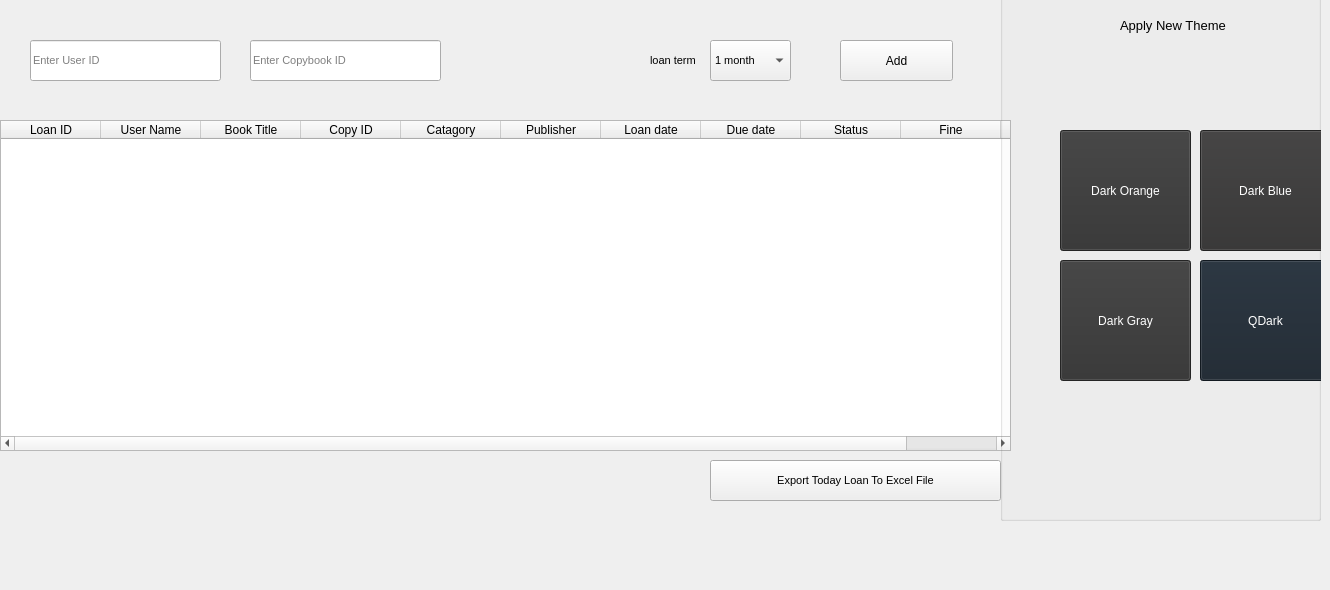
    <widget class="QWidget" name="tab">
     <attribute name="title">
      <string>Loan</string>
     </attribute>
     <widget class="QTableWidget" name="tableWidget">
      <property name="geometry">
       <rect>
        <x>0</x>
        <y>120</y>
        <width>1011</width>
        <height>331</height>
       </rect>
      </property>
      <column>
       <property name="text">
        <string>Loan ID</string>
       </property>
      </column>
      <column>
       <property name="text">
        <string>User Name</string>
       </property>
      </column>
      <column>
       <property name="text">
        <string>Book Title</string>
       </property>
      </column>
      <column>
       <property name="text">
        <string>Copy ID</string>
       </property>
      </column>
      <column>
       <property name="text">
        <string>Catagory</string>
       </property>
      </column>
      <column>
       <property name="text">
        <string>Publisher</string>
       </property>
      </column>
      <column>
       <property name="text">
        <string>Loan date</string>
       </property>
      </column>
      <column>
       <property name="text">
        <string>Due date</string>
       </property>
      </column>
      <column>
       <property name="text">
        <string>Status</string>
       </property>
      </column>
      <column>
       <property name="text">
        <string>Fine</string>
       </property>
      </column>
      <column>
       <property name="text">
        <string>Reason</string>
       </property>
      </column>
     </widget>
     <widget class="QLineEdit" name="lineEdit">
      <property name="geometry">
       <rect>
        <x>30</x>
        <y>40</y>
        <width>191</width>
        <height>41</height>
       </rect>
      </property>
      <property name="font">
       <font>
        <pointsize>8</pointsize>
       </font>
      </property>
      <property name="text">
       <string/>
      </property>
      <property name="placeholderText">
       <string>Enter User ID</string>
      </property>
     </widget>
     <widget class="QComboBox" name="comboBox_2">
      <property name="geometry">
       <rect>
        <x>710</x>
        <y>40</y>
        <width>81</width>
        <height>41</height>
       </rect>
      </property>
      <property name="font">
       <font>
        <pointsize>8</pointsize>
       </font>
      </property>
      <item>
       <property name="text">
        <string>1 month</string>
       </property>
      </item>
      <item>
       <property name="text">
        <string>3 months</string>
       </property>
      </item>
     </widget>
     <widget class="QLabel" name="label_2">
      <property name="geometry">
       <rect>
        <x>650</x>
        <y>40</y>
        <width>61</width>
        <height>41</height>
       </rect>
      </property>
      <property name="font">
       <font>
        <pointsize>8</pointsize>
       </font>
      </property>
      <property name="styleSheet">
       <string notr="true">background-color: rgba(0,0,0,0%);</string>
      </property>
      <property name="text">
       <string>loan term</string>
      </property>
     </widget>
     <widget class="QLineEdit" name="lineEdit_29">
      <property name="geometry">
       <rect>
        <x>250</x>
        <y>40</y>
        <width>191</width>
        <height>41</height>
       </rect>
      </property>
      <property name="font">
       <font>
        <pointsize>8</pointsize>
       </font>
      </property>
      <property name="text">
       <string/>
      </property>
      <property name="placeholderText">
       <string>Enter Copybook ID</string>
      </property>
     </widget>
     <widget class="QPushButton" name="pushButton_29">
      <property name="geometry">
       <rect>
        <x>710</x>
        <y>460</y>
        <width>291</width>
        <height>41</height>
       </rect>
      </property>
      <property name="font">
       <font>
        <pointsize>8</pointsize>
       </font>
      </property>
      <property name="text">
       <string>Export Today Loan To Excel File</string>
      </property>
     </widget>
     <widget class="QGroupBox" name="groupBox_3">
      <property name="enabled">
       <bool>true</bool>
      </property>
      <property name="geometry">
       <rect>
        <x>1000</x>
        <y>-60</y>
        <width>321</width>
        <height>581</height>
       </rect>
      </property>
      <property name="styleSheet">
       <string notr="true"/>
      </property>
      <property name="title">
       <string/>
      </property>
      <widget class="QLabel" name="label_29">
       <property name="geometry">
        <rect>
         <x>120</x>
         <y>70</y>
         <width>151</width>
         <height>31</height>
        </rect>
       </property>
       <property name="font">
        <font>
         <family>Segoe UI</family>
         <pointsize>10</pointsize>
        </font>
       </property>
       <property name="text">
        <string>Apply New Theme</string>
       </property>
      </widget>
      <widget class="QPushButton" name="pushButton_18">
       <property name="geometry">
        <rect>
         <x>200</x>
         <y>190</y>
         <width>131</width>
         <height>121</height>
        </rect>
       </property>
       <property name="styleSheet">
        <string notr="true">background-color: rgb(48, 47, 47);
color: rgb(255, 255, 255);</string>
       </property>
       <property name="text">
        <string>Dark Blue</string>
       </property>
      </widget>
      <widget class="QPushButton" name="pushButton_19">
       <property name="geometry">
        <rect>
         <x>60</x>
         <y>190</y>
         <width>131</width>
         <height>121</height>
        </rect>
       </property>
       <property name="styleSheet">
        <string notr="true">background-color: rgb(50, 50, 50);
color: rgb(255, 255, 255);</string>
       </property>
       <property name="text">
        <string>Dark Orange</string>
       </property>
      </widget>
      <widget class="QPushButton" name="pushButton_20">
       <property name="geometry">
        <rect>
         <x>200</x>
         <y>320</y>
         <width>131</width>
         <height>121</height>
        </rect>
       </property>
       <property name="styleSheet">
        <string notr="true">background-color: rgb(25, 35, 45);
color: rgb(255, 255, 255);</string>
       </property>
       <property name="text">
        <string>QDark</string>
       </property>
      </widget>
      <widget class="QPushButton" name="pushButton_21">
       <property name="geometry">
        <rect>
         <x>60</x>
         <y>320</y>
         <width>131</width>
         <height>121</height>
        </rect>
       </property>
       <property name="styleSheet">
        <string notr="true">background-color: rgb(50, 50, 50);
color: rgb(255, 255, 255);</string>
       </property>
       <property name="text">
        <string>Dark Gray</string>
       </property>
      </widget>
     </widget>
     <widget class="QPushButton" name="pushButton_30">
      <property name="geometry">
       <rect>
        <x>840</x>
        <y>40</y>
        <width>113</width>
        <height>41</height>
       </rect>
      </property>
      <property name="text">
       <string>Add</string>
      </property>
     </widget>
    </widget>
